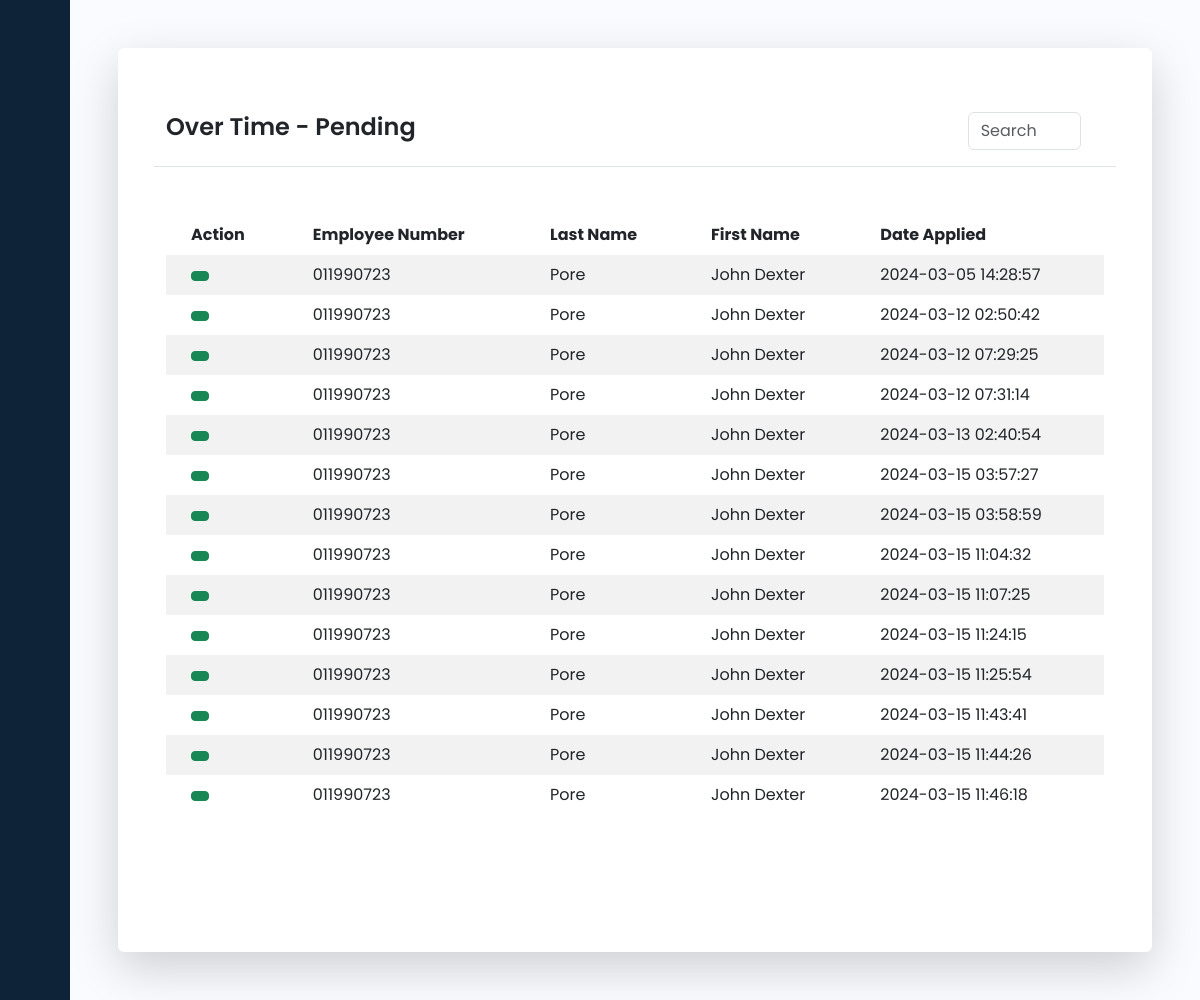
The app's page /pages/official-business.php?stat=Pending (signed in) with its own data.
### tables this page shows
CREATE TABLE `applied_official_business` (
  `id` int(200) NOT NULL,
  `employee_number` varchar(200) NOT NULL,
  `last_name` varchar(200) NOT NULL,
  `first_name` varchar(200) NOT NULL,
  `department` varchar(200) NOT NULL,
  `branch` varchar(50) NOT NULL,
  `designation` varchar(200) NOT NULL,
  `email` varchar(200) NOT NULL,
  `user_role` varchar(40) NOT NULL,
  `date_time_from` datetime NOT NULL,
  `date_time_to` datetime NOT NULL,
  `contact_person` varchar(200) NOT NULL,
  `contact_number` varchar(200) NOT NULL,
  `description` varchar(400) NOT NULL,
  `date_applied` datetime NOT NULL DEFAULT current_timestamp(),
  `status` varchar(200) NOT NULL DEFAULT 'Pending',
  `update_date` datetime NOT NULL,
  `pdf_upload` varchar(200) NOT NULL
);

### php/autoRedirect.php (called while the page is built, shortened)
<?php
include 'db_conn.php';
if (isset($_COOKIE['hris_user'])) {
    $userName = $_COOKIE['hris_user'];
    $login = "SELECT * FROM user where email = '$userName'";
    $result = mysqli_query($conn, $login);
    $qResult = mysqli_fetch_assoc($result);
    $user_email = $qResult['email'];
    $user_user_role = $qResult['user_role'];
} else {
    echo '<script>
                window.location.href = "/hris/index.php";
            </script>';
}
?>

### php/officialBusinessList.php (called while the page is built, shortened)
<?php
include 'db_conn.php';
include 'autoRedirect.php';
$commonQuery = "";
$officialBusinessPendingListQuery = "SELECT * FROM applied_official_business WHERE status = 'Pending'";
switch ($user_user_role) {
    default:
        $commonQuery = "";
        break;
}
$officialBusinessPendingListQuery .= $commonQuery;
$officialBusinessPendingList = mysqli_query($conn, $officialBusinessPendingListQuery);
?>

### pages/official-business.php (the view, shortened to what this page needs)
<?php
include '../php/autoRedirect.php';
include '../php/officialBusinessList.php';
?>
<!DOCTYPE html>
<html lang="en">
<head>
    <link href="https://cdn.lineicons.com/4.0/lineicons.css" rel="stylesheet" />
    <link href="https://cdn.jsdelivr.net/npm/bootstrap@5.3.0-alpha3/dist/css/bootstrap.min.css" rel="stylesheet"
>
    <link rel="stylesheet" href="../style/sidebar.css">
    <link rel="stylesheet" href="../style/table.css">
</head>
<body>
    <div class="wrapper">
        <aside id="sidebar">
            <div class="d-flex">
                <button class="toggle-btn" type="button">
                </button>
            </div>
            <ul class="sidebar-nav">
                <li class="sidebar-item mb-5">
                    <a class="sidebar-link">
                    </a>
                </li>
                <li class="sidebar-item">
                    <a href="dashboard.php" class="sidebar-link">
                    </a>
                </li>
                <li class="sidebar-item">
                    <a href="#" class="sidebar-link collapsed has-dropdown" data-bs-toggle="collapse"
                        data-bs-target="#leave" aria-expanded="false" aria-controls="leave">
                    </a>
                </li>
                <li class="sidebar-item">
                    <a href="#" class="sidebar-link collapsed has-dropdown" data-bs-toggle="collapse"
                        data-bs-target="#ob" aria-expanded="false" aria-controls="ob">
                    </a>
                </li>
                <li class="sidebar-item">
                    <a href="#" class="sidebar-link collapsed has-dropdown" data-bs-toggle="collapse"
                        data-bs-target="#over_time" aria-expanded="false" aria-controls="over_time">
                    </a>
                </li>
                <li class="sidebar-item d-none" id="employeeLink">
                    <a href="employee.php" class="sidebar-link">
                    </a>
                </li>
            </ul>
            <div class="sidebar-footer">
                <a href="../php/logout.php?logout=<?php echo $user_email ?>" class="sidebar-link"
                    onclick="return confirm('Logout Account?')">
                </a>
            </div>
        </aside>
        <div class="main p-5" style="height: 100vh">
            <div class="container-fluid shadow-lg bg-body rounded p-5 h-100">
                <div class="border-bottom row align-items-center mb-5 py-3">
                    <div class="col-10">
                        <?php
                        $pageTitle = '';
                        if (isset ($_GET['stat'])) {
                            $stat = $_GET['stat'];
                            $pageTitle = "Over Time - $stat";
                            if ($_GET['stat'] == 'Pending') {
                                $list = $officialBusinessPendingList;
                            } elseif ($_GET['stat'] == 'Approved') {
                                $list = $officialBusinessApprovedList;
                            } elseif ($_GET['stat'] == 'Disapproved') {
                                $list = $officialBusinessDisapprovedList;
                            }
                        }
                        echo '<h1>' . $pageTitle . '</h1>';
                        ?>
                    </div>
                    <div class="col-2">
                        <div class="input-group rounded">
                            <input type="search" id="searchInput" class="form-control rounded" placeholder="Search"
                                aria-label="Search" aria-describedby="search-addon" />
                            <span class="input-group-text border-0 bg-white" id="search-addon">
                            </span>
                        </div>
                    </div>
                </div>
                <div class="row h-75 overflow-auto">
                    <div class="col-12">
                        <table id="table" class="table table-borderless table-striped">
                            <thead class="sticky">
                                <tr>
                                    <th scope="col">Action</th>
                                    <th scope="col">Employee Number</th>
                                    <th scope="col">Last Name</th>
                                    <th scope="col">First Name</th>
                                    <th scope="col">Date Applied</th>
                                </tr>
                            </thead>
                            <tbody>
                                <?php foreach ($list as $item) {
                                    $id = $item['id'];
                                    echo '<tr>';
                                    echo '<th scope="row">
                                            <a href="../php/officialBusinessData.php?status=' . $_GET['stat'] . '&id=' . $id . '">
                                                <button type="button" class="btn btn-success btn-sm">
                                                    <i class="lni lni-eye"></i>
                                                </button>
                                            </a>
                                        </th>';
                                    echo "<td>" . $item['employee_number'] . "</td>";
                                    echo "<td>" . $item['last_name'] . "</td>";
                                    echo "<td>" . $item['first_name'] . "</td>";
                                    echo "<td>" . $item['date_applied'] . "</td>";
                                    echo '</tr>';
                                } ?>
                            </tbody>
                        </table>
                    </div>
                </div>
            </div>
        </div>
    </div>
</body>
</html>

### style/sidebar.css (style rules this page uses)
a { text-decoration: none; }
li { list-style: none; }
h1 { font-weight: 600; font-size: 1.5rem; }
body { font-family: "Poppins", sans-serif; min-height: 100vh; height: 100vh; width: 100%; overflow: auto; }
.wrapper { display: flex; }
.main { min-height: 100vh; height: 100vh !important; width: 100%; overflow: auto; transition: all 0.35s ease-in-out; background-color: #fafbfe; display: flex; flex-direction: column; }
#sidebar { width: 70px; min-width: 70px; z-index: 1000; transition: all 0.25s ease-in-out; background-color: #0e2238; display: flex; flex-direction: column; }
.toggle-btn { background-color: transparent; cursor: pointer; border: 0; padding: 1rem 1.5rem; }
.sidebar-nav { padding: 2rem 0; flex: 1 1 auto; }
a.sidebar-link { padding: 0.625rem 1.625rem; color: #fff; display: block; font-size: 0.9rem; white-space: nowrap; border-left: 3px solid transparent; }
.sidebar-item { position: relative; }
.main { animation: fadeIn 0.5s ease-in-out; }

### style/table.css (style rules this page uses)
.table td, .table th { margin-top: 0%; padding-left: 25px; padding-right: 25px; white-space: nowrap; background-color: white; }
.sticky { position: sticky; top: 0; background-color: white; z-index: 1; }

### pages/official-business.php (style rules this page uses)
.main { animation: revealDown 0.5s ease-in-out; }

### records on screen
applied_official_business: employee_number "011990723", last_name "Pore", first_name "John Dexter", date_applied "2024-03-05 14:28:57"
applied_official_business: employee_number "011990723", last_name "Pore", first_name "John Dexter", date_applied "2024-03-12 02:50:42"
applied_official_business: employee_number "011990723", last_name "Pore", first_name "John Dexter", date_applied "2024-03-12 07:29:25"
applied_official_business: employee_number "011990723", last_name "Pore", first_name "John Dexter", date_applied "2024-03-12 07:31:14"
applied_official_business: employee_number "011990723", last_name "Pore", first_name "John Dexter", date_applied "2024-03-13 02:40:54"
applied_official_business: employee_number "011990723", last_name "Pore", first_name "John Dexter", date_applied "2024-03-15 03:57:27"
applied_official_business: employee_number "011990723", last_name "Pore", first_name "John Dexter", date_applied "2024-03-15 03:58:59"
applied_official_business: employee_number "011990723", last_name "Pore", first_name "John Dexter", date_applied "2024-03-15 11:04:32"
applied_official_business: employee_number "011990723", last_name "Pore", first_name "John Dexter", date_applied "2024-03-15 11:07:25"
applied_official_business: employee_number "011990723", last_name "Pore", first_name "John Dexter", date_applied "2024-03-15 11:24:15"
applied_official_business: employee_number "011990723", last_name "Pore", first_name "John Dexter", date_applied "2024-03-15 11:25:54"
applied_official_business: employee_number "011990723", last_name "Pore", first_name "John Dexter", date_applied "2024-03-15 11:43:41"
applied_official_business: employee_number "011990723", last_name "Pore", first_name "John Dexter", date_applied "2024-03-15 11:44:26"
applied_official_business: employee_number "011990723", last_name "Pore", first_name "John Dexter", date_applied "2024-03-15 11:46:18"

### other values on screen
$pageTitle "Over Time - Pending"
